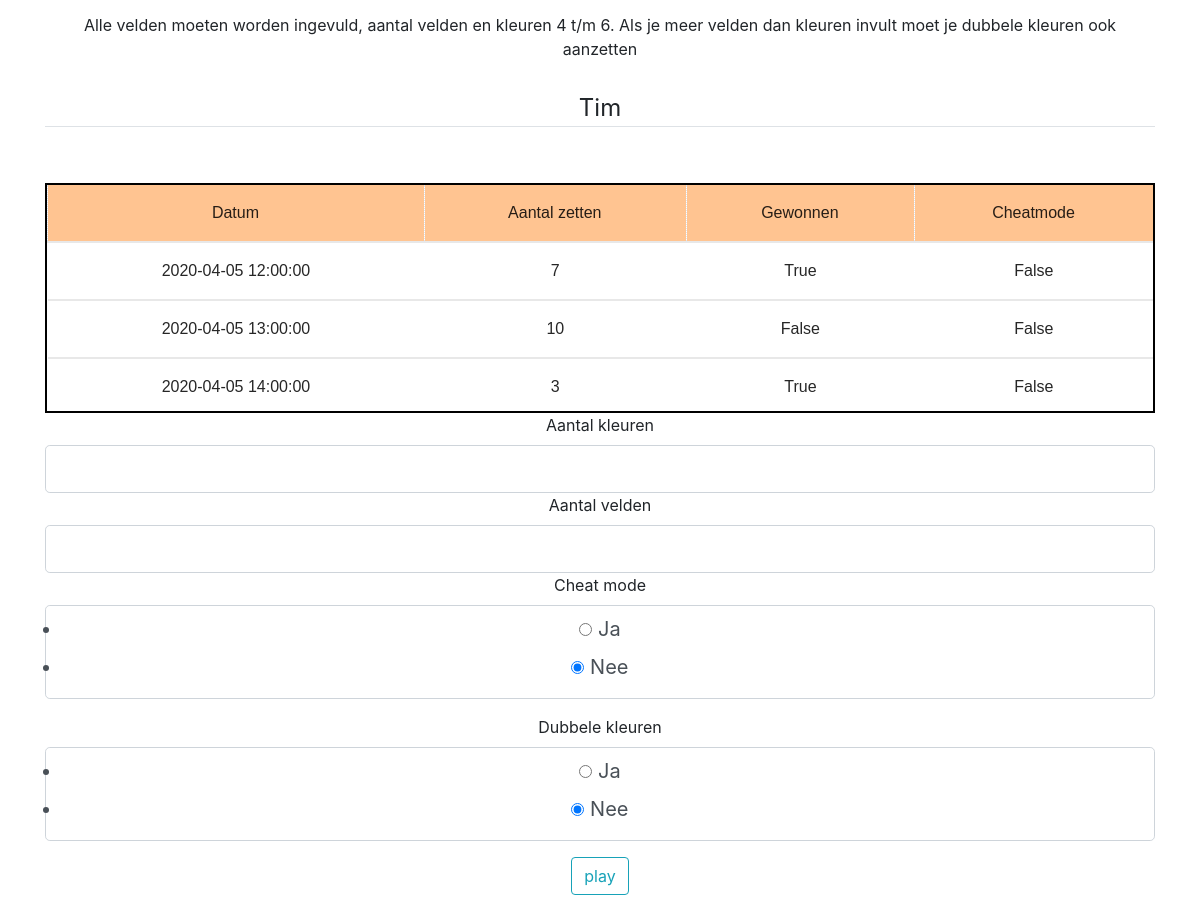
/info (signed in), run on the app's committed database.
### main/Model/model.py (models this page shows, shortened)
class User(db.Model, UserMixin):
    id = db.Column(db.Integer, primary_key=True)
    username = db.Column(db.String(20), unique=True, nullable=False)
    stats = db.relationship('UserStats', backref="username", lazy=True)
    game = db.relationship('Game', backref="user", uselist=False)

class UserStats(db.Model):
    id = db.Column(db.Integer, primary_key=True)
    date_played = db.Column(db.DateTime, nullable=False, default=datetime.utcnow)
    win = db.Column(db.Boolean, nullable=False)
    cheat = db.Column(db.Boolean, nullable=False)
    amount_of_guesses = db.Column(db.Integer, nullable=False)
    user_id = db.Column(db.Integer, db.ForeignKey('user.id'), nullable=False)

### main/routes.py (the view)
@app.route("/info", methods=['GET', 'POST'])
def userinfo():
    form = InfoForm()
    active_user = flask_login.current_user.id
    info = UserStats.query.filter_by(user_id=active_user).all()
    if form.validate_on_submit():
        if form.amount_of_rows.data <= form.amount_of_colors.data or form.double_colors.data == "True":
            active_user = flask_login.current_user.id
            game = Game(amount_of_colors=form.amount_of_colors.data, amount_of_rows=form.amount_of_rows.data,
                        cheat=form.cheat.data, double_colors=form.double_colors.data, user_id=active_user)
            db.session.add(game)
            db.session.commit()
            return redirect(url_for("game"))
        else:
            flash('Alle velden moeten worden ingevuld, aantal velden en kleuren 4 t/m 6. '
                  'Als je meer velden dan kleuren invult moet je dubbele kleuren ook aanzetten', 'danger')
    else:
        flash('Alle velden moeten worden ingevuld, aantal velden en kleuren 4 t/m 6. '
              'Als je meer velden dan kleuren invult moet je dubbele kleuren ook aanzetten')
    return render_template('userInfo.html', title="userInfo", form=form,  info=info)

### main/Logic/forms.py
class InfoForm(FlaskForm):
    amount_of_colors = IntegerField("Aantal kleuren", validators=[NumberRange(min=4, max=6, message='Invalid length'),
                                                                  DataRequired()])
    amount_of_rows = IntegerField("Aantal velden", validators=[NumberRange(min=4, max=6, message='Invalid length'),
                                                               DataRequired()])
    cheat = RadioField('Cheat mode', choices=[('True', u'Ja'), ('False', u'Nee'),], default='False',
                       validators=[DataRequired()])
    double_colors = RadioField('Dubbele kleuren', choices=[('True', u'Ja'),('False', u'Nee')], default='False',
                               validators=[DataRequired()])
    play = SubmitField("play")

### main/Model/model.py (called while the page is built)
@login_manager.user_loader
def load_user(user_id):
    return User.query.get(int(user_id))

### main/Templates/userInfo.html (shortened to what this page needs)
{% extends "layout.html" %}
{% block content %}
    <div class="content-section">
        <form method="POST" action="">
            <fieldset class="form-group">
                <legend class="border-bottom mb-4">{{current_user.username}}</legend>
            </fieldset>
            <div class="tableWrap">
                <table>
                    <tr>
                        <th>Datum</th>
                        <th class="table-col">Aantal zetten</th>
                        <th class="table-col">Gewonnen</th>
                        <th class="table-col">Cheatmode</th>
                    </tr>
                    {% for i in info %}
                    <tr>
                        <td>{{ i.date_played }}</td>
                        <td>{{ i.amount_of_guesses }}</td>
                        <td>{{ i.win }}</td>
                        <td>{{ i.cheat }}</td>
                    </tr>
                    {% endfor %}
                </table>
            </div>
            <div class="form-group">
                {{ form.amount_of_colors.label(class="form-control-label") }}
                {{ form.amount_of_colors(class="form-control form-control-lg") }}
                {{ form.amount_of_rows.label(class="form-control-label") }}
                {{ form.amount_of_rows(class="form-control form-control-lg") }}
                {{ form.cheat.label(class="form-control-label") }}
                {{ form.cheat(class="form-control form-control-lg") }}
                {{ form.double_colors.label(class="form-control-label") }}
                {{ form.double_colors(class="form-control form-control-lg") }}
                {{ form.play(class="btn btn-outline-info") }}
            </div>
        </form>
{% endblock content %}

### main/Templates/layout.html (shortened to what this page needs)
<!DOCTYPE html>
<html>
<head>
    <link rel="stylesheet" href="https://maxcdn.bootstrapcdn.com/bootstrap/4.0.0/css/bootstrap.min.css">
    <link rel="stylesheet" type="text/css" href="{{ url_for('static', filename='main.css') }}">
</head>
<body>
    <main role="main" class="container">
      <div class="row">
        <div class="col text-center">
            {% with messages = get_flashed_messages(with_categories=true) %}
            {% if messages %}
              {% for category, message in messages %}
                <div class="alert alert-{{ category }}">
                  {{ message }}
                </div>
              {% endfor %}
            {% endif %}
          {% endwith %}
          {% block content %}{% endblock %}
        </div>
      </div>
    </main>
</body>
</html>

### main/static/main.css (style rules this page uses)
.tableWrap { height: 230px; border: 2px solid black; overflow: auto; }
.tableWrap thead, .tableWrap tr, .tableWrap th { position: sticky; top: 0; font-weight: 500; color: rgba(0, 0, 0, 0.85); }
.tableWrap table { border-collapse: collapse; width: 100%; font-family: sans-serif; }
.tableWrap th { padding: 16px 16px 16px 15px; border-left: 1px dotted rgba(200, 209, 224, 0.6); border-bottom: 1px solid #e8e8e8; background: #ffc491; text-align: center; box-shadow: 0px 0px 0 2px #e8e8e8;; }
.tableWrap td { padding: 16px; }

### data on the page
User: username "Tim"
UserStats: date_played "2020-04-05 12:00:00", amount_of_guesses "7", win "True", cheat "False"
UserStats: date_played "2020-04-05 13:00:00", amount_of_guesses "10", win "False", cheat "False"
UserStats: date_played "2020-04-05 14:00:00", amount_of_guesses "3", win "True", cheat "False"

### other printed values
{{ message }} "Alle velden moeten worden ingevuld, aantal velden en kleuren 4 t/m 6. Als je meer velden dan kleuren invult moet je dubbele kleuren ook aanzetten"
